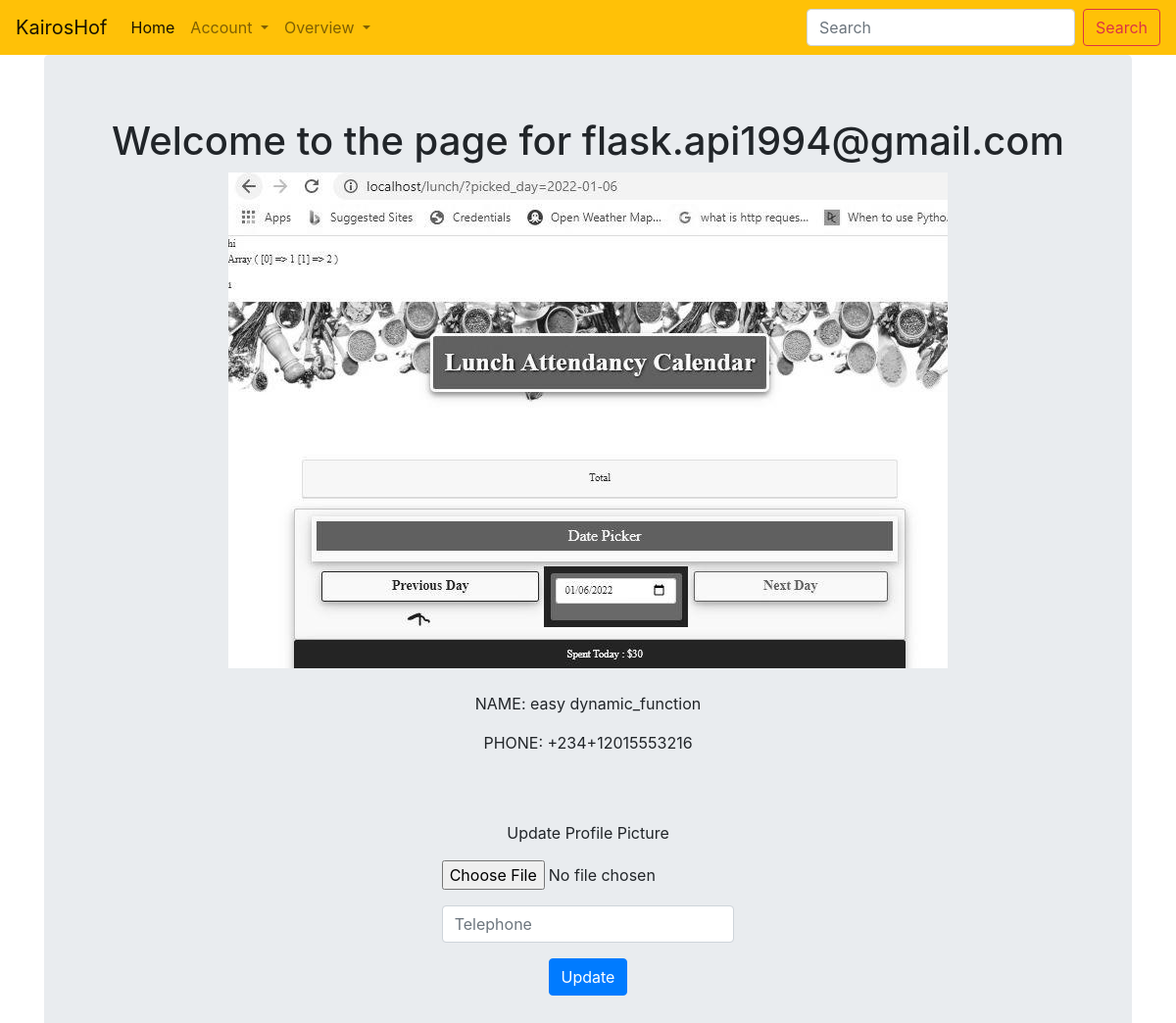
Screenshot of /guardprofile/ (signed in) with the database file from the repository.
### estate_management/usermodels.py (models this page shows, shortened)
class User(db.Model, UserMixin):
    __tablename__ = 'users'
    __table_args__ =  (db.UniqueConstraint('username'),db.UniqueConstraint('telephone'), db.PrimaryKeyConstraint('id'),)
    id = db.Column(db.Integer, primary_key=True)
    profile_image = db.Column(db.String(20), nullable=False, default='no_image.png')
    firstname = db.Column(db.String, nullable=False)
    lastname = db.Column(db.String, nullable=False)
    dateofbirth = db.Column(db.DateTime, nullable=False)
    username = db.Column(db.String, nullable=False, unique=True)
    password_hash = db.Column(db.String, nullable=False)
    streetname = db.Column(db.Text, nullable=False, default=None)
    housenumber = db.Column(db.String, nullable=False, default=None)
    flatnumber = db.Column(db.String, nullable=True, default=None)
    gender = db.Column(db.String, nullable=False)
    telephone = db.Column(db.Text, nullable=False, unique=True)
    registration_date = db.Column(db.DateTime(), nullable=False, default=datetime.now())
    estate = db.Column(db.Integer, db.ForeignKey('estates.id'))
    role = db.Column(db.Integer, db.ForeignKey('roles.id'))
    guests = db.relationship('Guest', backref='host', lazy='dynamic')
    staffs = db.relationship('Staff', backref='boss', lazy='dynamic')
    services = db.relationship('Service', backref='requester', lazy='dynamic')
    enquiries = db.relationship('Enquiry', backref='asker', lazy='dynamic')
    subscriptions = db.relationship('Subscription', backref='subscriber', lazy='dynamic')
    news = db.relationship('Publication', back_populates='users')
    """
    def validate_phone(self, data):
        '''Regular verification of mobile phone number'''
        phone = telephone.data
        if not re.search(r'^234\d{10}$', phone):
            raise ValidationError('Mobile phone number format is incorrect')
    """
    def format(self):
        return {
        'firstname': self.firstname,
        'lastname': self.lastname,
        'dateofbirth': self.dateofbirth,
        'username': self.username,
        'streetname': self.streetname,
        'housenumber': self.housenumber,
        'flatnumber': self.flatnumber,
        'gender': self.gender,
        'telephone': self.telephone,
        'role': self.role
        }

### estate_management/core/userviews.py (the view)
@core.route("/guardprofile/", methods=['GET','POST'])
@login_required
def guardprofile():
    form = UpdateUserForm()
    if form.validate_on_submit():
        print(form)
        if form.picture.data:
            username = current_user.username
            pic = add_profile_pic(form.picture.data,username)
            current_user.profile_image = pic
        current_user.telephone = form.telephone.data
        db.session.commit()
        flash('User Account Updated')
        return redirect(url_for('core.guardprofile'))
    elif request.method == 'GET':
        form.telephone.data = current_user.telephone
    else:
        flash('Please fill form appropriately')
    profile_image = url_for('static', filename='profile_pics/' + current_user.profile_image)
    return render_template('guardprofile.html', profile_image=profile_image, form=form)

### estate_management/core/userforms.py (shortened to what this page needs)
class UpdateUserForm(FlaskForm):
    telephone = IntegerField('Telephone')
    picture = FileField('Update Profile Picture', validators=[FileAllowed(['jpg','png','jpeg'])])
    submit = SubmitField('Update')

### estate_management/usermodels.py (called while the page is built)
@login_manager.user_loader
def load_user(user_id):
    return User.query.get(user_id)

### estate_management/templates/guardprofile.html (shortened to what this page needs)
{% extends "base.html" %}
{% block content %}
<div class="jumbotron">
  <div align='center'>
    <h1 >Welcome to the page for {{current_user.username}}</h1>
    <img align='center' src="{{ url_for('static', filename='profile_pics/' + current_user.profile_image) }}">
    <br>
    <br>
    <p>NAME: {{current_user.firstname}} {{current_user.lastname}}</p>
    <p>PHONE: +234{{ current_user.telephone }}</p>
    <br>
    <br>
    <div class="container">
      <form  method="POST" action = "" enctype="multipart/form-data">
        <div class="col-auto my-1">
          <div class="form-group col-md-4">
            {{ form.picture.label(class="form-group") }}
            {{ form.picture(class="form-control-file") }}
          </div>
        </div>
        <div class="col-auto my-1">
          <div class="form-group col-md-4">
            {{form.telephone(class='form-control', placeholder="Telephone")  }}
          </div>
        </div>
        <div class="form-group">
            {{ form.submit(class="btn btn-primary") }}
        </div>
      </form>
    </div>
  </div>
</div>
{% endblock content %}

### rows the page displays
User: username "flask.api1994@gmail.com", profile_image (picture), firstname "easy", lastname "dynamic_function", telephone "+12015553216"
